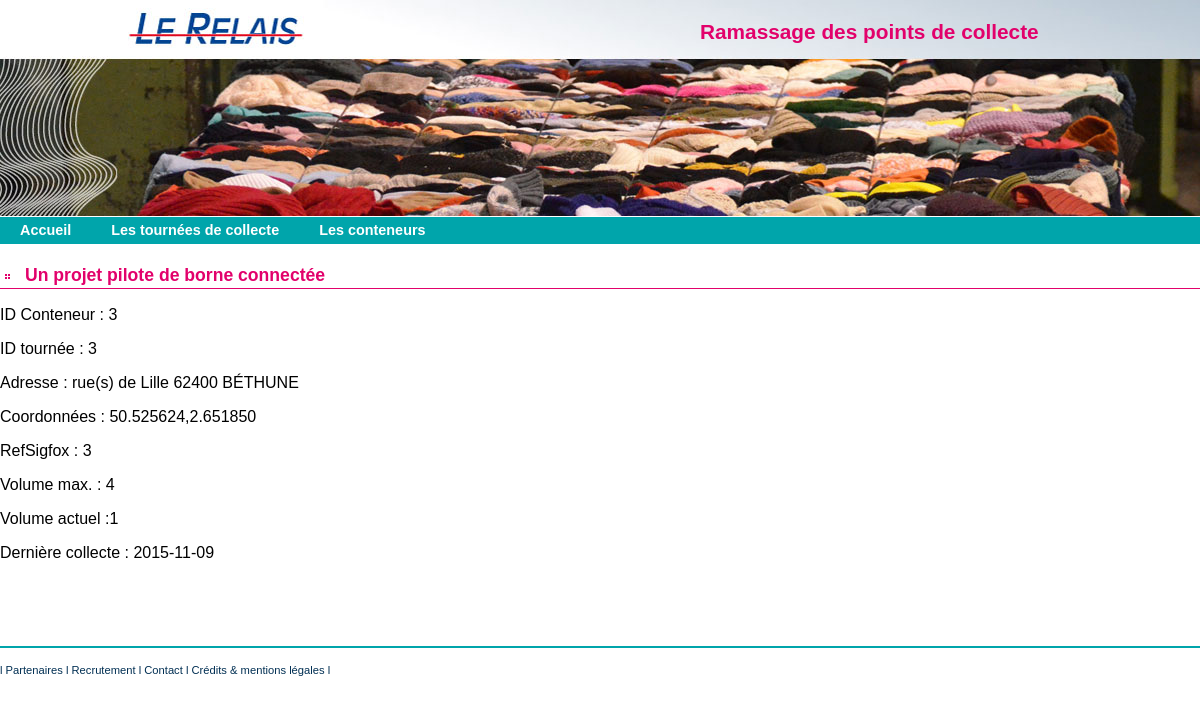
Page /index.php/C_conteneur/detail/3 on the committed database.
### tables this page shows
CREATE TABLE `conteneur` (
  `Id` int(10) NOT NULL,
  `TourneeStandardId` int(10) DEFAULT NULL,
  `AddrEmplacement` varchar(255) DEFAULT NULL,
  `LatLng` varchar(255) DEFAULT NULL,
  `RefSigfox` varchar(255) DEFAULT NULL,
  `CoefSurface` float DEFAULT NULL,
  `VolumeMax` float DEFAULT NULL,
  `VolumeMesureActuel` float DEFAULT NULL,
  `DateDerniereCollecte` date DEFAULT NULL
);

### application/controllers/C_conteneur.php (called while the page is built, shortened)
<?php
class C_conteneur extends CI_Controller {
    public function detail($prid) {
        $data['title'] = 'Détail d\'un conteneur';
        $data['heading'] = 'Détail du conteneur n°' . $prid;
        $this->load->model('M_conteneur');
        $array_resultat = $this->M_conteneur->select_detail_by_conteneur($prid);
        $data['result'] = $array_resultat;
        $page = $this->load->view('conteneurs/V_detail_conteneur', $data, true);
        $this->load->view('commun/V_template', array('contenu' => $page));
    }
}

### index.php (called while the page is built, shortened)
<?php
require_once BASEPATH.'core/CodeIgniter.php';

### application/models/M_conteneur.php (called while the page is built, shortened)
<?php
class M_conteneur extends CI_Model {
    public function select_detail_by_conteneur($prmid) {
        $query = $this->db->select('*')
                ->from('conteneur')
                ->where("Id = $prmid")
                ->get();
        return $query->result_array();
    }
}

### application/views/conteneurs/V_detail_conteneur.php (the view, shortened to what this page needs)
<article>
    <h1>Un projet pilote de borne connectée</h1>
<?php
        foreach($result as $row)
        {
            echo "<p>ID Conteneur : " . $row['Id'] . "</p>";
            echo "<p>ID tournée : " . $row['TourneeStandardId'] . "</p>";
            echo "<p>Adresse : " . $row['AddrEmplacement'] . "</p>";
            echo "<p>Coordonnées : " . $row['LatLng'] . "</p>";
            echo "<p>RefSigfox : " . $row['RefSigfox'] . "</p>";
            echo "<p>Volume max. : " . $row['VolumeMax'] . "</p>";
            echo "<p>Volume actuel :" . $row['VolumeMesureActuel'] . "</p>";
            echo "<p>Dernière collecte : " . $row['DateDerniereCollecte'] . "</p>";
            echo "<br/>";
        }
?>
</article>

### assets/css/conteneurs.css (style rules this page uses)
body { font: 100% Verdana, Arial, Helvetica, sans-serif; background-color: #FFFFFF; margin: 0; padding: 0; text-align: center; color: #000000; background-image: url(img/back.jpg); background-repeat: no-repeat; background-position: top center; }
article h1 { padding-left: 25px ; line-height: 25px ; font-size: 110% ; background: url(img/puce_h1.png) no-repeat left bottom ; color: rgb(226,1,107) ; border-bottom: 1px solid rgb(226,1,107) ; }
article { clear: both; }

### rows in the picture
conteneur: Id "3", TourneeStandardId "3", AddrEmplacement "rue(s) de Lille 62400 BÉTHUNE", LatLng "50.525624,2.651850", RefSigfox "3", VolumeMax "4", VolumeMesureActuel "1", DateDerniereCollecte "2015-11-09"
